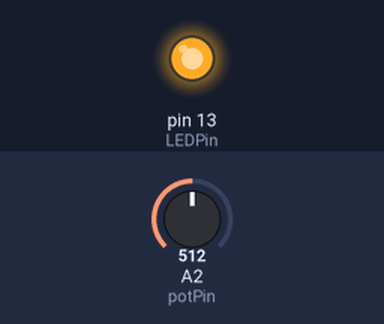
The sketch below on a simulated Arduino Uno, built with avr-gcc and run on an emulated ATmega328P. On the bench: output pins drawn as LEDs (lit = HIGH). The inputs (shaded band) are chosen by the test bench; at power-on: A2 (potPin) = 512.

Above: at 1.2 s.
1.3 s: A2 (potPin) set to 135
2.8 s: A2 (potPin) set to 119
At 4.0 s:
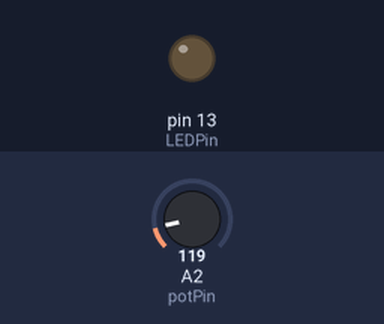
4.3 s: A2 (potPin) set to 306
At 5.1 s:
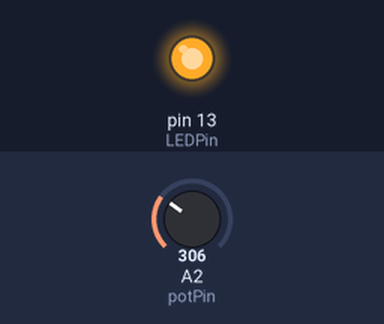
5.8 s: A2 (potPin) set to 122
At 6.2 s:
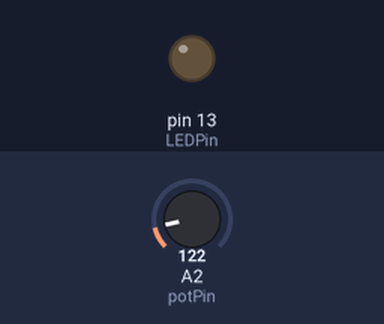
Timing chart, 0 to 8.3 s (numbered marks = the images above; inputs shaded):
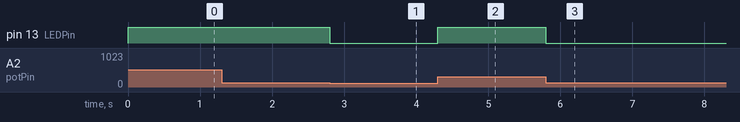

The sketch:

Potentiometer_LED_brightness_control.ino
```cpp
int potPin = A2;
int LEDPin = 13;
int value = 0;
void setup() {
  pinMode(LEDPin , OUTPUT);
}

void loop() {
  value = analogRead(potPin);
  analogWrite(LEDPin, value);
}
```

Measured:
- the behaviour switches between 128 and 127 on A2 (potPin) (found by bisection; images 0 and 1)
- after the input at 1.3 s, every drawn part: stays the same
- after the input at 2.8 s, pin 13 (LEDPin): HIGH → LOW at once
- after the input at 4.3 s, pin 13 (LEDPin): LOW → HIGH at once
- after the input at 5.8 s, pin 13 (LEDPin): HIGH → LOW at once
